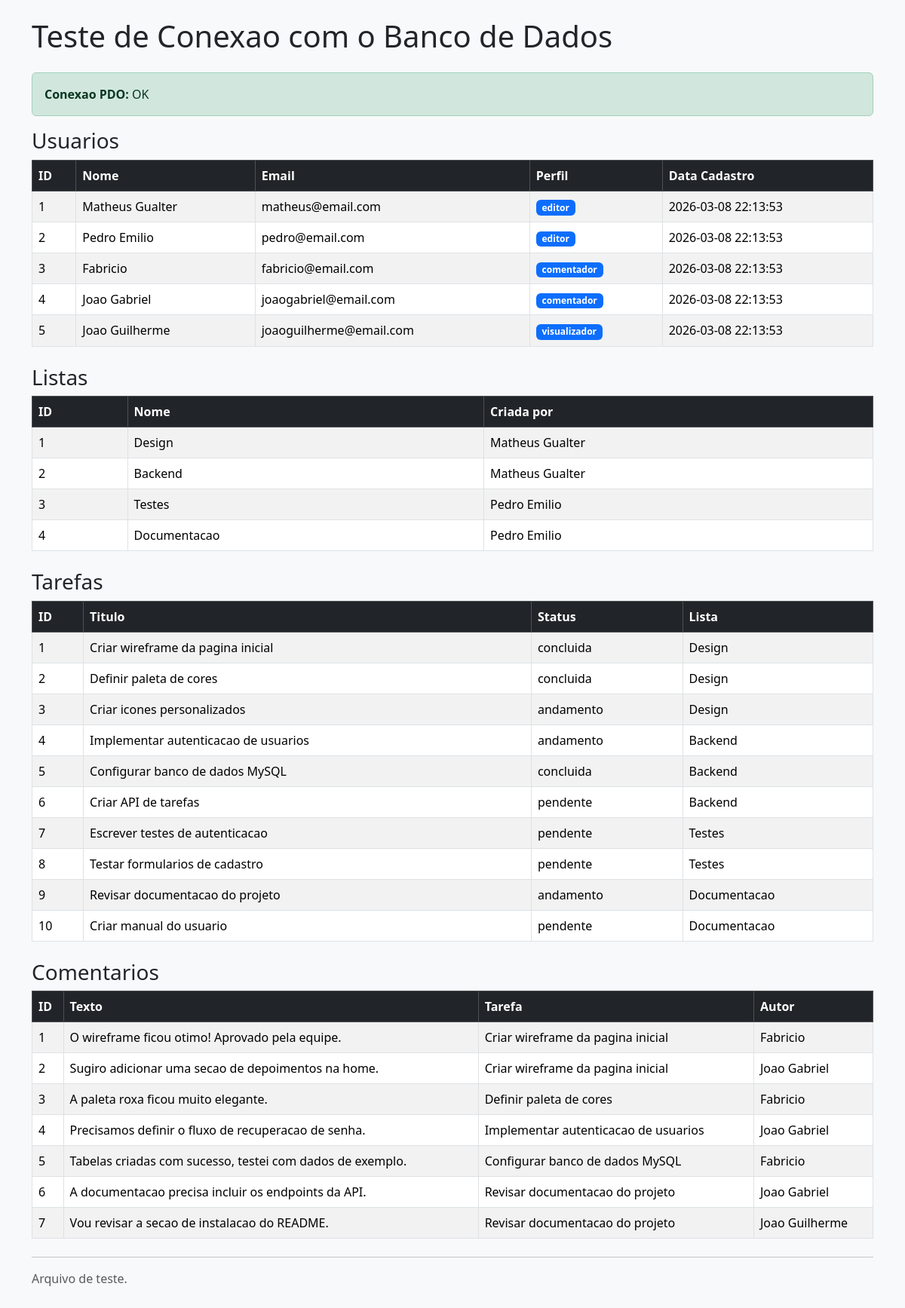
/teste_bd.php, run on the app's committed database.
### tables this page shows
CREATE TABLE IF NOT EXISTS usuarios (
    id INT AUTO_INCREMENT PRIMARY KEY,
    nome VARCHAR(100) NOT NULL,
    email VARCHAR(100) NOT NULL UNIQUE,
    senha VARCHAR(255) NOT NULL,
    perfil ENUM('editor', 'comentador', 'visualizador') NOT NULL DEFAULT 'visualizador',
    data_cadastro DATETIME DEFAULT CURRENT_TIMESTAMP
);

CREATE TABLE IF NOT EXISTS listas (
    id INT AUTO_INCREMENT PRIMARY KEY,
    nome VARCHAR(100) NOT NULL,
    descricao TEXT,
    usuario_id INT NOT NULL,
    data_criacao DATETIME DEFAULT CURRENT_TIMESTAMP,
    FOREIGN KEY (usuario_id) REFERENCES usuarios(id) ON DELETE CASCADE
);

CREATE TABLE IF NOT EXISTS tarefas (
    id INT AUTO_INCREMENT PRIMARY KEY,
    titulo VARCHAR(150) NOT NULL,
    descricao TEXT,
    status ENUM('pendente', 'andamento', 'concluida') NOT NULL DEFAULT 'pendente',
    lista_id INT NOT NULL,
    usuario_id INT NOT NULL,
    data_criacao DATETIME DEFAULT CURRENT_TIMESTAMP,
    FOREIGN KEY (lista_id) REFERENCES listas(id) ON DELETE CASCADE,
    FOREIGN KEY (usuario_id) REFERENCES usuarios(id) ON DELETE CASCADE
);

CREATE TABLE IF NOT EXISTS comentarios (
    id INT AUTO_INCREMENT PRIMARY KEY,
    texto TEXT NOT NULL,
    tarefa_id INT NOT NULL,
    usuario_id INT NOT NULL,
    data_criacao DATETIME DEFAULT CURRENT_TIMESTAMP,
    FOREIGN KEY (tarefa_id) REFERENCES tarefas(id) ON DELETE CASCADE,
    FOREIGN KEY (usuario_id) REFERENCES usuarios(id) ON DELETE CASCADE
);

### teste_bd.php (the view, shortened to what this page needs)
<?php
require_once 'includes/conexao.php';
?>
<!DOCTYPE html>
<html lang="pt-br">
<head>
    <link href="https://cdn.jsdelivr.net/npm/bootstrap@5.3.8/dist/css/bootstrap.min.css" rel="stylesheet"
>
</head>
<body class="bg-light p-4">
    <div class="container">
        <h1 class="mb-4">Teste de Conexao com o Banco de Dados</h1>
        <div class="alert alert-success">
            <strong>Conexao PDO:</strong> OK
        </div>
        <h3>Usuarios</h3>
        <table class="table table-striped table-bordered mb-4">
            <thead class="table-dark">
                <tr>
                    <th>ID</th>
                    <th>Nome</th>
                    <th>Email</th>
                    <th>Perfil</th>
                    <th>Data Cadastro</th>
                </tr>
            </thead>
            <tbody>
                <?php
                $stmt = $PDO->prepare("SELECT id, nome, email, perfil, data_cadastro FROM usuarios");
                $stmt->execute();
                while ($rs = $stmt->fetch(PDO::FETCH_OBJ)) {
                    echo "<tr>";
                    echo "<td>" . $rs->id . "</td>";
                    echo "<td>" . htmlspecialchars($rs->nome) . "</td>";
                    echo "<td>" . htmlspecialchars($rs->email) . "</td>";
                    echo "<td><span class='badge bg-primary'>" . htmlspecialchars($rs->perfil) . "</span></td>";
                    echo "<td>" . $rs->data_cadastro . "</td>";
                    echo "</tr>";
                }
                ?>
            </tbody>
        </table>
        <h3>Listas</h3>
        <table class="table table-striped table-bordered mb-4">
            <thead class="table-dark">
                <tr>
                    <th>ID</th>
                    <th>Nome</th>
                    <th>Criada por</th>
                </tr>
            </thead>
            <tbody>
                <?php
                $stmt = $PDO->prepare("SELECT listas.id, listas.nome, usuarios.nome AS criador FROM listas, usuarios WHERE listas.usuario_id = usuarios.id");
                $stmt->execute();
                while ($rs = $stmt->fetch(PDO::FETCH_OBJ)) {
                    echo "<tr>";
                    echo "<td>" . $rs->id . "</td>";
                    echo "<td>" . htmlspecialchars($rs->nome) . "</td>";
                    echo "<td>" . htmlspecialchars($rs->criador) . "</td>";
                    echo "</tr>";
                }
                ?>
            </tbody>
        </table>
        <h3>Tarefas</h3>
        <table class="table table-striped table-bordered mb-4">
            <thead class="table-dark">
                <tr>
                    <th>ID</th>
                    <th>Titulo</th>
                    <th>Status</th>
                    <th>Lista</th>
                </tr>
            </thead>
            <tbody>
                <?php
                $stmt = $PDO->prepare("SELECT tarefas.id, tarefas.titulo, tarefas.status, listas.nome AS lista FROM tarefas, listas WHERE tarefas.lista_id = listas.id");
                $stmt->execute();
                while ($rs = $stmt->fetch(PDO::FETCH_OBJ)) {
                    echo "<tr>";
                    echo "<td>" . $rs->id . "</td>";
                    echo "<td>" . htmlspecialchars($rs->titulo) . "</td>";
                    echo "<td>" . htmlspecialchars($rs->status) . "</td>";
                    echo "<td>" . htmlspecialchars($rs->lista) . "</td>";
                    echo "</tr>";
                }
                ?>
            </tbody>
        </table>
        <h3>Comentarios</h3>
        <table class="table table-striped table-bordered mb-4">
            <thead class="table-dark">
                <tr>
                    <th>ID</th>
                    <th>Texto</th>
                    <th>Tarefa</th>
                    <th>Autor</th>
                </tr>
            </thead>
            <tbody>
                <?php
                $stmt = $PDO->prepare("SELECT comentarios.id, comentarios.texto, tarefas.titulo AS tarefa, usuarios.nome AS autor FROM comentarios, tarefas, usuarios WHERE comentarios.tarefa_id = tarefas.id AND comentarios.usuario_id = usuarios.id");
                $stmt->execute();
                while ($rs = $stmt->fetch(PDO::FETCH_OBJ)) {
                    echo "<tr>";
                    echo "<td>" . $rs->id . "</td>";
                    echo "<td>" . htmlspecialchars($rs->texto) . "</td>";
                    echo "<td>" . htmlspecialchars($rs->tarefa) . "</td>";
                    echo "<td>" . htmlspecialchars($rs->autor) . "</td>";
                    echo "</tr>";
                }
                ?>
            </tbody>
        </table>
        <hr>
        <p class="text-muted">Arquivo de teste.</p>
    </div>
</body>
</html>

### data on the page
usuarios: id "1", nome "Matheus Gualter", email "matheus@email.com", perfil "editor", data_cadastro "2026-03-08 22:13:53"
usuarios: id "2", nome "Pedro Emilio", email "pedro@email.com", perfil "editor", data_cadastro "2026-03-08 22:13:53"
usuarios: id "3", nome "Fabricio", email "fabricio@email.com", perfil "comentador", data_cadastro "2026-03-08 22:13:53"
usuarios: id "4", nome "Joao Gabriel", email "joaogabriel@email.com", perfil "comentador", data_cadastro "2026-03-08 22:13:53"
usuarios: id "5", nome "Joao Guilherme", email "joaoguilherme@email.com", perfil "visualizador", data_cadastro "2026-03-08 22:13:53"
listas: id "1", nome "Design", usuario.nome "Matheus Gualter"
listas: id "2", nome "Backend", usuario.nome "Matheus Gualter"
listas: id "3", nome "Testes", usuario.nome "Pedro Emilio"
listas: id "4", nome "Documentacao", usuario.nome "Pedro Emilio"
tarefas: id "1", titulo "Criar wireframe da pagina inicial", status "concluida", lista.nome "Design"
tarefas: id "2", titulo "Definir paleta de cores", status "concluida", lista.nome "Design"
tarefas: id "3", titulo "Criar icones personalizados", status "andamento", lista.nome "Design"
tarefas: id "4", titulo "Implementar autenticacao de usuarios", status "andamento", lista.nome "Backend"
tarefas: id "5", titulo "Configurar banco de dados MySQL", status "concluida", lista.nome "Backend"
tarefas: id "6", titulo "Criar API de tarefas", status "pendente", lista.nome "Backend"
tarefas: id "7", titulo "Escrever testes de autenticacao", status "pendente", lista.nome "Testes"
tarefas: id "8", titulo "Testar formularios de cadastro", status "pendente", lista.nome "Testes"
tarefas: id "9", titulo "Revisar documentacao do projeto", status "andamento", lista.nome "Documentacao"
tarefas: id "10", titulo "Criar manual do usuario", status "pendente", lista.nome "Documentacao"
comentarios: id "1", texto "O wireframe ficou otimo! Aprovado pela equipe.", tarefa.titulo "Criar wireframe da pagina inicial", usuario.nome "Fabricio"
comentarios: id "2", texto "Sugiro adicionar uma secao de depoimentos na home.", tarefa.titulo "Criar wireframe da pagina inicial", usuario.nome "Joao Gabriel"
comentarios: id "3", texto "A paleta roxa ficou muito elegante.", tarefa.titulo "Definir paleta de cores", usuario.nome "Fabricio"
comentarios: id "4", texto "Precisamos definir o fluxo de recuperacao de senha.", tarefa.titulo "Implementar autenticacao de usuarios", usuario.nome "Joao Gabriel"
comentarios: id "5", texto "Tabelas criadas com sucesso, testei com dados de exemplo.", tarefa.titulo "Configurar banco de dados MySQL", usuario.nome "Fabricio"
comentarios: id "6", texto "A documentacao precisa incluir os endpoints da API.", tarefa.titulo "Revisar documentacao do projeto", usuario.nome "Joao Gabriel"
comentarios: id "7", texto "Vou revisar a secao de instalacao do README.", tarefa.titulo "Revisar documentacao do projeto", usuario.nome "Joao Guilherme"
